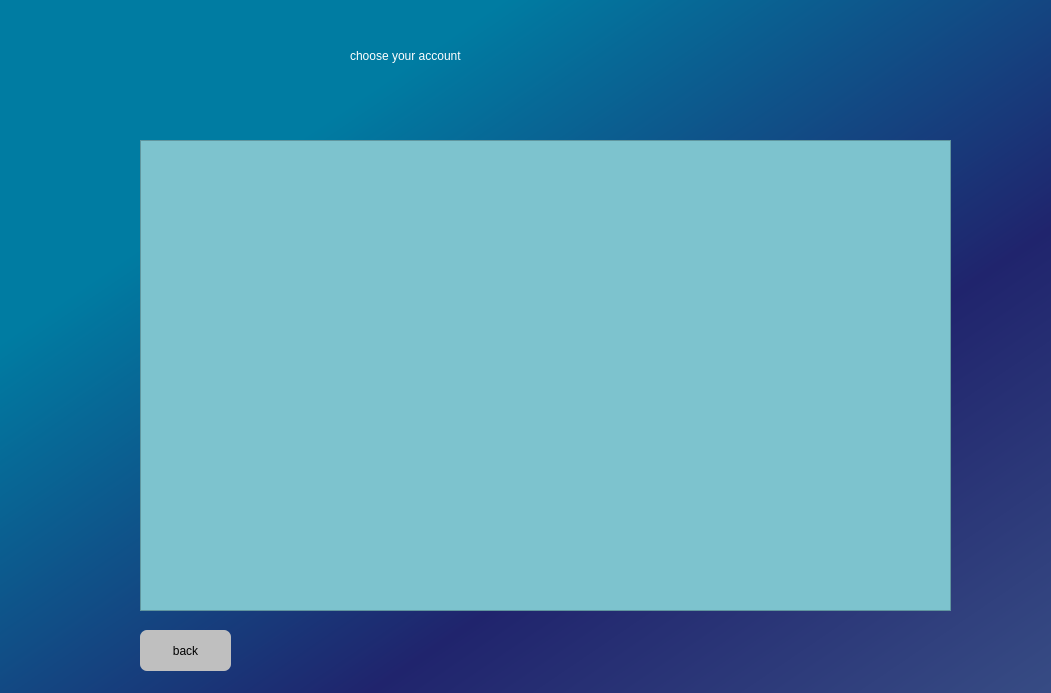
<?xml version="1.0" encoding="UTF-8"?>
<ui version="4.0">
 <class>Dialog</class>
 <widget class="QDialog" name="Dialog">
  <property name="enabled">
   <bool>true</bool>
  </property>
  <property name="geometry">
   <rect>
    <x>0</x>
    <y>0</y>
    <width>1051</width>
    <height>693</height>
   </rect>
  </property>
  <property name="maximumSize">
   <size>
    <width>1200</width>
    <height>800</height>
   </size>
  </property>
  <property name="windowTitle">
   <string>Dialog</string>
  </property>
  <widget class="QWidget" name="startwidget" native="true">
   <property name="geometry">
    <rect>
     <x>0</x>
     <y>0</y>
     <width>1200</width>
     <height>800</height>
    </rect>
   </property>
   <property name="maximumSize">
    <size>
     <width>1200</width>
     <height>800</height>
    </size>
   </property>
   <property name="styleSheet">
    <string notr="true">QWidget#startwidget{
background-color:qlineargradient(spread:pad, x1:0, y1:0, x2:0.994, y2:0.971591, stop:0.215909 rgba(0, 124, 162, 255), stop:0.59322 rgba(32, 36, 109, 255), stop:0.960452 rgba(61, 86, 138, 255), stop:1 rgba(61, 86, 138, 255));
}</string>
   </property>
   <widget class="QLabel" name="label">
    <property name="geometry">
     <rect>
      <x>350</x>
      <y>10</y>
      <width>371</width>
      <height>91</height>
     </rect>
    </property>
    <property name="styleSheet">
     <string notr="true">font: 28pt &quot;MV Boli&quot;; color: rgb(255, 255, 255);

</string>
    </property>
    <property name="text">
     <string>choose your account</string>
    </property>
   </widget>
   <widget class="QScrollArea" name="list_d">
    <property name="geometry">
     <rect>
      <x>140</x>
      <y>140</y>
      <width>811</width>
      <height>471</height>
     </rect>
    </property>
    <property name="sizePolicy">
     <sizepolicy hsizetype="Fixed" vsizetype="Fixed">
      <horstretch>0</horstretch>
      <verstretch>0</verstretch>
     </sizepolicy>
    </property>
    <property name="styleSheet">
     <string notr="true">background-color:rgb(125, 195, 206);</string>
    </property>
    <property name="widgetResizable">
     <bool>true</bool>
    </property>
    <widget class="QWidget" name="scrollAreaWidgetContents">
     <property name="geometry">
      <rect>
       <x>0</x>
       <y>0</y>
       <width>809</width>
       <height>469</height>
      </rect>
     </property>
    </widget>
   </widget>
   <widget class="QPushButton" name="back_1">
    <property name="geometry">
     <rect>
      <x>140</x>
      <y>630</y>
      <width>91</width>
      <height>41</height>
     </rect>
    </property>
    <property name="styleSheet">
     <string notr="true">border-radius:7px;
background-color:rgb(191, 191, 191);
font: 14pt &quot;MV Boli&quot;;</string>
    </property>
    <property name="text">
     <string>back</string>
    </property>
   </widget>
  </widget>
 </widget>
 <resources/>
 <connections/>
</ui>
